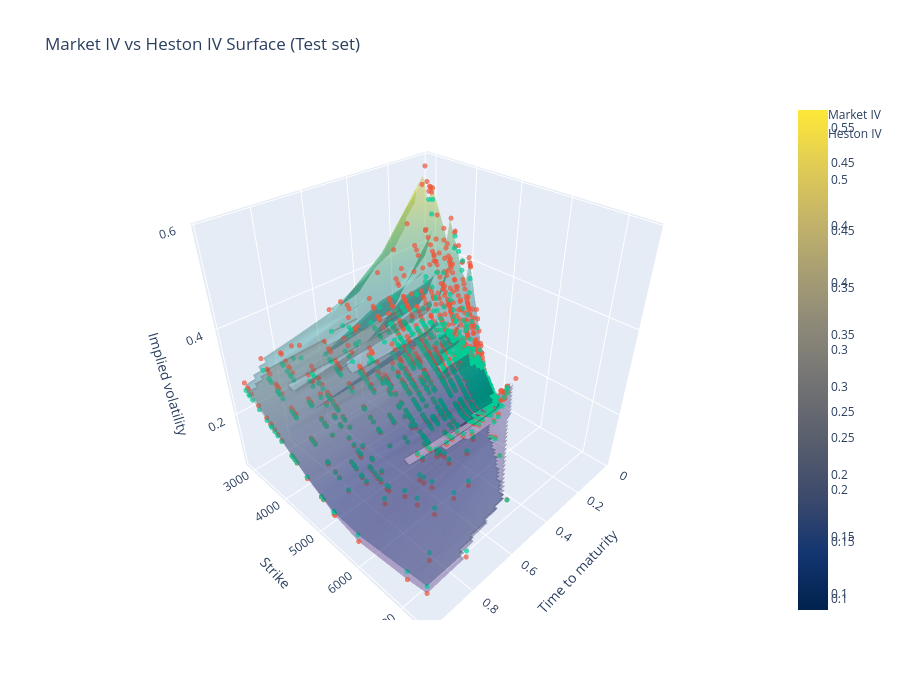

The notebook cell this image was saved under:
### Code cell
# ============================================================
# 3D IV surface: market IV and Heston IV on train data
# ============================================================

surface_df = test.copy()

x = surface_df["tau"].to_numpy(float)
y = surface_df["strike"].to_numpy(float)
z = surface_df["iv"].to_numpy(float)
z_heston = surface_df["heston_iv"].to_numpy(float)

# Grid
tau_grid = np.linspace(x.min(), x.max(), 60)
strike_grid = np.linspace(y.min(), y.max(), 80)
tau_mesh, strike_mesh = np.meshgrid(tau_grid, strike_grid)

market_IV_grid = griddata(points=(x, y), values=z, xi=(tau_mesh, strike_mesh), method="linear")
heston_IV_grid = griddata(points=(x, y), values=z_heston, xi=(tau_mesh, strike_mesh), method="linear")

fig = go.Figure()
fig.add_trace(go.Surface(
    x=tau_mesh, y=strike_mesh, z=market_IV_grid,
    colorscale="Viridis", opacity=0.4))
fig.add_trace(go.Scatter3d(
    x=surface_df["tau"], y=surface_df["strike"], z=surface_df["iv"],
    mode="markers", name="Market IV", marker=dict(size=3, opacity=0.7)))
fig.add_trace(go.Scatter3d(
    x=surface_df["tau"], y=surface_df["strike"], z=surface_df["heston_iv"],
    mode="markers", name="Heston IV", marker=dict(size=3, opacity=0.7)))
fig.add_trace(go.Surface(
    x=tau_mesh, y=strike_mesh, z=heston_IV_grid,
    colorscale="Cividis", opacity=0.4))
fig.update_layout(
    title="Market IV vs Heston IV Surface (Test set)",
    scene=dict(xaxis_title="Time to maturity", yaxis_title="Strike", zaxis_title="Implied volatility"),
    width=900, height=700)
fig.show()

### Figure 1 — Plotly figure (JSON) as saved in the notebook; plotly's stock layout.template omitted (floating-point values rounded to 4 significant figures; data arrays with more than 128 entries replaced by an {"elided": "..."} marker saying what was removed)
{"data": [{"colorscale": [[0, "#440154"], [0.1111, "#482878"], [0.2222, "#3e4989"], [0.3333, "#31688e"], [0.4444, "#26828e"], [0.5556, "#1f9e89"], [0.6667, "#35b779"], [0.7778, "#6ece58"], [0.8889, "#b5de2b"], [1, "#fde725"]], "opacity": 0.4, "type": "surface", "x": {"elided": "80x60 float values"}, "y": {"elided": "80x60 float values"}, "z": {"elided": "80x60 float values"}}, {"marker": {"opacity": 0.7, "size": 3}, "mode": "markers", "name": "Market IV", "type": "scatter3d", "x": {"elided": "1317 float values"}, "y": {"elided": "1317 float values"}, "z": {"elided": "1317 float values"}}, {"marker": {"opacity": 0.7, "size": 3}, "mode": "markers", "name": "Heston IV", "type": "scatter3d", "x": {"elided": "1317 float values"}, "y": {"elided": "1317 float values"}, "z": {"elided": "1317 float values"}}, {"colorscale": [[0, "#00224e"], [0.1111, "#123570"], [0.2222, "#3b496c"], [0.3333, "#575d6d"], [0.4444, "#707173"], [0.5556, "#8a8678"], [0.6667, "#a59c74"], [0.7778, "#c3b369"], [0.8889, "#e1cc55"], [1, "#fee838"]], "opacity": 0.4, "type": "surface", "x": {"elided": "80x60 float values"}, "y": {"elided": "80x60 float values"}, "z": {"elided": "80x60 float values"}}], "layout": {"height": 700, "scene": {"xaxis": {"title": {"text": "Time to maturity"}}, "yaxis": {"title": {"text": "Strike"}}, "zaxis": {"title": {"text": "Implied volatility"}}}, "title": {"text": "Market IV vs Heston IV Surface (Test set)"}, "width": 900}}
